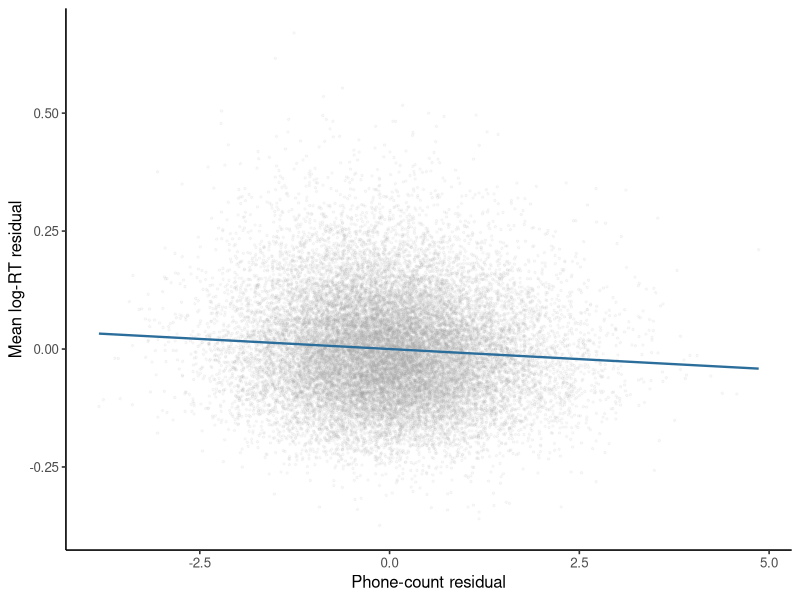

Source code (R):
## ---- chunk 1
#| label: residualize-mald-phone-count
library(ggplot2)

mald <- read.csv("data/mald/mald-items.csv", stringsAsFactors = FALSE)
phone_residualizer <- lm(
  n_phones ~ n_syllables + log_duration + log_frequency_subtlex,
  data = mald
)
mald$residual_n_phones <- residuals(phone_residualizer)

original_fit <- lm(
  mean_log_rt ~ n_phones + n_syllables +
    log_duration + log_frequency_subtlex,
  data = mald
)
residualized_fit <- lm(
  mean_log_rt ~ residual_n_phones + n_syllables +
    log_duration + log_frequency_subtlex,
  data = mald
)

response_residualizer <- lm(
  mean_log_rt ~ n_syllables + log_duration + log_frequency_subtlex,
  data = mald
)
mald$residual_mean_log_rt <- residuals(response_residualizer)
partial_fit <- lm(residual_mean_log_rt ~ residual_n_phones, data = mald)

slope_difference <-
  coef(original_fit)[["n_phones"]] -
  coef(residualized_fit)[["residual_n_phones"]]

stopifnot(
  abs(slope_difference) < 1e-10,
  abs(
    coef(original_fit)[["n_phones"]] -
      coef(partial_fit)[["residual_n_phones"]]
  ) < 1e-10
)

data.frame(
  representation = c("original", "predictor residual", "both residuals"),
  phone_slope = c(
    coef(original_fit)[["n_phones"]],
    coef(residualized_fit)[["residual_n_phones"]],
    coef(partial_fit)[["residual_n_phones"]]
  )
)
## ---- chunk 2
#| label: plot-mald-residualization
#| fig-cap: "MALD response residuals against phone-count residuals. The line represents the same partial phone coefficient as the original multiple regression."
point_opacity <- 0.07
ggplot(mald, aes(residual_n_phones, residual_mean_log_rt)) +
  geom_point(color = "grey65", alpha = point_opacity, size = 0.55) +
  geom_smooth(
    method = "lm",
    formula = y ~ x,
    se = FALSE,
    color = "#2C6E9B",
    linewidth = 0.8
  ) +
  labs(x = "Phone-count residual", y = "Mean log-RT residual") +
  theme_classic(base_size = 12)
## ---- chunk 3
#| label: validate-mald-foldwise-residualization
n_folds <- 10L
set.seed(20261020)
fold_id <- sample(rep(seq_len(n_folds), length.out = nrow(mald)))
fold_checks <- vector("list", n_folds)

for (fold in seq_len(n_folds)) {
  training <- fold_id != fold
  testing <- !training

  fold_residualizer <- lm(
    n_phones ~ n_syllables + log_duration + log_frequency_subtlex,
    data = mald[training, ]
  )
  train <- mald[training, ]
  test <- mald[testing, ]
  train$phone_residual <- residuals(fold_residualizer)
  test$phone_residual <- test$n_phones -
    predict(fold_residualizer, newdata = test)

  fold_original <- lm(
    mean_log_rt ~ n_phones + n_syllables +
      log_duration + log_frequency_subtlex,
    data = train
  )
  fold_residualized <- lm(
    mean_log_rt ~ phone_residual + n_syllables +
      log_duration + log_frequency_subtlex,
    data = train
  )

  fold_checks[[fold]] <- data.frame(
    fold = fold,
    maximum_prediction_difference = max(abs(
      predict(fold_original, newdata = test) -
        predict(fold_residualized, newdata = test)
    ))
  )
}
fold_checks <- do.call(rbind, fold_checks)
stopifnot(max(fold_checks$maximum_prediction_difference) < 1e-10)

fold_checks
